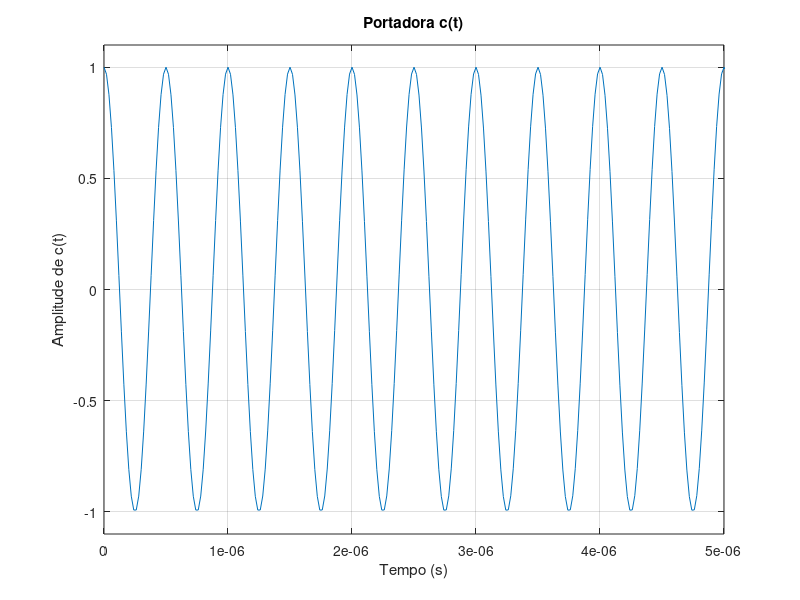
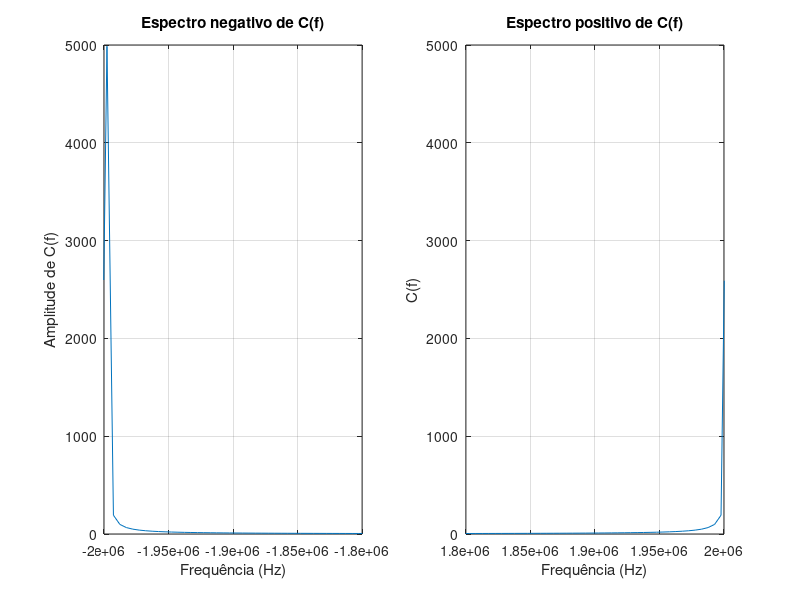
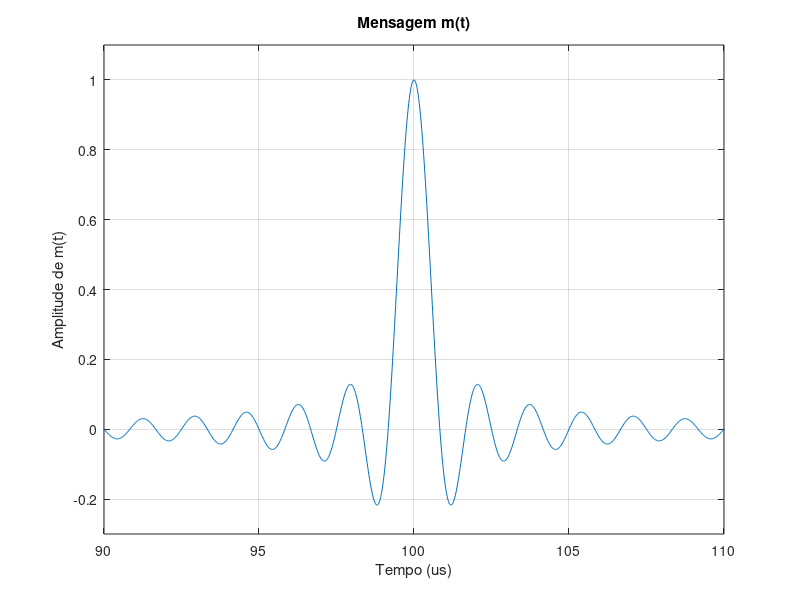

Write the MATLAB code that produced these figures, in order. (Note: this script raises an error after producing the figures.)
%%%%%%%%%%%%%%%%%%%%%%%%%%%%%%% PCOM SEL 0616 %%%%%%%%%%%%%%%%%%%%%%%%%%%%%

%Carlos Henrique Hannas de Carvalho, nUSP: 11965988
%Gabriel Aguilar Soares de Melo, nUSP: 11915432
%Pedro Antonio Bruno Grando, nUSP: 12547166

%%%%%%%%%%%%%%%%%%%%%%%%%%%%%%%%%%%%%%%%%%%%%%%%%%%%%%%%%%%%%%%%%%%%%%%%%%%

close all
clear all

%%%%%%%%%%%%%%%%%%%%%%%%%%%%% DADOS INICIAIS %%%%%%%%%%%%%%%%%%%%%%%%%%%%%%

f_c = 2 * 10^6;                                                            %Frequencia da portadora (Hz)
f_samp = 50 * 10^6;                                                        %Frequencia de amostragem (Hz)

t_0 = 0;                                                                   %Tempo inicial (s)
t_f = 200 * 10^-6;                                                         %Tempo final (s)

N = f_samp * (t_f - t_0);                                                  %Quantidade de amostragens, no intervalo total de tempo

t = linspace(t_0, t_f, round(N));                                          %Vetor de tempo, com N amostras
f = linspace(-f_samp/2, f_samp/2, N);                                      %Vetor de frequencia, com N amostras

%%%%%%%%%%%%%%%%%%%%%%%%%%%%%%% EXERCICIO 1 %%%%%%%%%%%%%%%%%%%%%%%%%%%%%%%

%Intervalo de amplitude para plot no grafico
A_min = -1.1;                                                              %Amplitude minima para plot do exercicio 1 
A_max = 1.1;                                                               %Amplitude maxima para plot do exercicio 1

%Intervalo de tempo para plot no grafico
t_min = 0;                                                                 %Tempo minimo para plot do exercicio 1 (s)
t_max = 5 * 10^-6;                                                         %Tempo maximo para plot do exercicio 1 (s)

c_t = cos(2 * pi * f_c * t);                                               %Funcao da portadora c(t)

%Plot da portadora c(t)
figure
plot(t, c_t)
xlabel('Tempo (s)')
ylabel('Amplitude de c(t)')
xlim([t_min, t_max])                                                       %Intervalo de tempo do grafico
ylim([A_min, A_max])                                                       %Intervalo de amplitude do grafico 
title('Portadora c(t)');
grid on

%%%%%%%%%%%%%%%%%%%%%%%%%%%%%%%%%%%%%%%%%%%%%%%%%%%%%%%%%%%%%%%%%%%%%%%%%%%

%%%%%%%%%%%%%%%%%%%%%%%%%%%%%%% EXERCICIO 2 %%%%%%%%%%%%%%%%%%%%%%%%%%%%%%%

%Intervalo de frequencia para subplot negativo no grafico
f_neg_min = -2 * 10^6;                                                     %Frequencia minima negativa para subplot do exercicio 2 (Hz)
f_neg_max = -1.8 * 10^6;                                                   %Frequencia maxima negativa para subplot do exercicio 2 (Hz)

%Intervalo de frequencia para subplot positivo no grafico
f_pos_min = 1.8 * 10^6;                                                    %Frequencia minima negativa para subplot do exercicio 2 (Hz)
f_pos_max = 2 * 10^6;                                                      %Frequencia maxima positiva para subplot do exercicio 2 (Hz)

C_f = fft(c_t);                                                            %C(f): Transformada de Fourier de c(t)

%Plot dos espectros negativo e positivo
figure
subplot(1,2,1)                                                             %Posicao do espectro negativo no grafico
plot(f, fftshift(abs(C_f)))
xlabel('Frequência (Hz)')
ylabel('Amplitude de C(f)')
xlim([f_neg_min, f_neg_max])                                               %Intervalo de frequencia do espectro negativo no grafico
title('Espectro negativo de C(f)')
grid on

subplot(1,2,2)                                                             %Posicao do espectro positivo no grafico
plot(f, fftshift(abs(C_f)))
xlabel('Frequência (Hz)')
ylabel('C(f)')
xlim([f_pos_min, f_pos_max])                                               %Intervalo de frequencia do espectro positivo no grafico
title('Espectro positivo de C(f)')
grid on

%%%%%%%%%%%%%%%%%%%%%%%%%%%%%%%%%%%%%%%%%%%%%%%%%%%%%%%%%%%%%%%%%%%%%%%%%%%

%%%%%%%%%%%%%%%%%%%%%%%%%%%%%%% EXERCICIO 3 %%%%%%%%%%%%%%%%%%%%%%%%%%%%%%%

%Intervalo de tempo para plot no grafico
t_min = 90;                                                                %Tempo minimo para plot do exercicio 3 (us)
t_max = 110;                                                               %Tempo maximo para plot do exercicio 3 (us)

x = linspace(-120, 120, round(N));                                         %Define uma frequencia para sinc()
m1 = sinc(x);                                                              %Funcao da mensagem m(t)

%Plot da mensagem m(t)
figure
plot(t/1e-6, m1);
xlabel('Tempo (us)')
ylabel('Amplitude de m(t)')
xlim([t_min, t_max])                                                       %Intervalo de tempo do grafico
ylim([-0.3, 1.1])                                                          %Intervalo auxiliar
title('Mensagem m(t)')
grid on

%%%%%%%%%%%%%%%%%%%%%%%%%%%%%%%%%%%%%%%%%%%%%%%%%%%%%%%%%%%%%%%%%%%%%%%%%%%

%%%%%%%%%%%%%%%%%%%%%%%%%%%%%%% EXERCICIO 4 %%%%%%%%%%%%%%%%%%%%%%%%%%%%%%%

%Intervalo de frequencia para plot no grafico
f_min = -2 * 10^6;                                                         %Frequencia minima para plot do exercicio 4 (Hz)
f_max = 2 * 10^6;                                                          %Frequencia maxima para plot do exercicio 4 (Hz)

M1 = fft(m1);                                                              %M(f): Transformada de Fourier de m(t)

LMP = powerbw(abs(M1), f);                                                 %Calcula Largura de Meia Potencia (LMP)
fprintf('Largura de Meia Potencia: %.4f\n', LMP);

%Plot do espectro de M(f)
figure
plot(f, (fftshift(abs(M1))));
xlabel('Frequência (Hz)')
ylabel('Amplitude de M(f)')
xlim([f_min, f_max])                                                       %Intervalo de frequencia no grafico
title('Espectro de M(f)')
grid on

%%%%%%%%%%%%%%%%%%%%%%%%%%%%%%%%%%%%%%%%%%%%%%%%%%%%%%%%%%%%%%%%%%%%%%%%%%%

%%%%%%%%%%%%%%%%%%%%%%%%%%%%%%% EXERCICIO 5 %%%%%%%%%%%%%%%%%%%%%%%%%%%%%%%

%Intervalo de tempo para plot no grafico
t_min = 90 * 10^-6;                                                        %Tempo minimo para plot do exercicio 5 (s)
t_max = 110 * 10^-6;                                                       %Tempo maximo para plot do exercicio 5 (s)

s_t = c_t .* m1;                                                           %Funcao do sinal modulado s(t)

%Plot do sinal modulado de s(t)
figure
plot(t, s_t);
xlabel('Tempo (s)')
ylabel('Amplitude de s(t)')
xlim([t_min, t_max])                                                       %Intervalo de tempo no grafico
ylim([A_min, A_max])                                                       %Intervalo de amplitude no grafico
title('Sinal modulado s(t)')
grid on

%%%%%%%%%%%%%%%%%%%%%%%%%%%%%%%%%%%%%%%%%%%%%%%%%%%%%%%%%%%%%%%%%%%%%%%%%%%

%%%%%%%%%%%%%%%%%%%%%%%%%%%%%%% EXERCICIO 6 %%%%%%%%%%%%%%%%%%%%%%%%%%%%%%%

%Intervalo de frequencia para plot no grafico
f_min = -5 * 10^6;                                                         %Frequencia minima para plot do exercicio 6 (Hz)
f_max = 5 * 10^6;                                                          %Frequencia maxima para plot do exercicio 6 (Hz)

S_f = fft(s_t);                                                            %S(f): Transformada de Fourier de s(t)

%Plot do sinal modulado de s(t)
figure
plot(f, fftshift(abs(S_f)));
xlabel('Frequência (Hz)')
ylabel('Amplitude de S(f)')
xlim([f_min, f_max])                                                       %Intervalo de tempo no grafico
title('Espectro de S(f)')
grid on

%%%%%%%%%%%%%%%%%%%%%%%%%%%%%%%%%%%%%%%%%%%%%%%%%%%%%%%%%%%%%%%%%%%%%%%%%%%

%%%%%%%%%%%%%%%%%%%%%%%%%%%%%%% EXERCICIO 7 %%%%%%%%%%%%%%%%%%%%%%%%%%%%%%%

%Intervalo de frequencia para plot no grafico
f_min = -6 * 10^6;                                                         %Frequencia minima para plot do exercicio 7 (Hz)
f_max = 6 * 10^6;                                                          %Frequencia maxima para plot do exercicio 7 (Hz)

e_t = c_t .* s_t;                                                          %Funcao da demodulacao e(t)

E_f = fft(e_t);                                                            %E(f): Transformada de Fourier de e(t)

%Plot do sinal demodulado de e(t)
figure
plot(f, fftshift(abs(E_f)));
xlabel('Frequência (Hz)')
ylabel('Amplitude de E(f)')
xlim([f_min, f_max])                                                       %Intervalo de frequencia no grafico
title('Espectro do sinal demodulado E(f)')
grid on

%%%%%%%%%%%%%%%%%%%%%%%%%%%%%%%%%%%%%%%%%%%%%%%%%%%%%%%%%%%%%%%%%%%%%%%%%%%

%%%%%%%%%%%%%%%%%%%%%%%%%%%%%%% EXERCICIO 8 %%%%%%%%%%%%%%%%%%%%%%%%%%%%%%%

%Intervalo de frequencia para plot no grafico
f_min = -6 * 10^6;                                                         %Frequencia minima para plot do exercicio 8 (Hz)
f_max = 6 * 10^6;                                                          %Frequencia maxima para plot do exercicio 8 (Hz)

%Intervalo de frequencia para FPB aceitar
f_neg_min = -2 * 10^6;                                                     %Frequencia minima aceitavel pelo FPB (Hz)
f_pos_max = 2* 10^6;                                                       %Frequencia maxima aceitavel pelo FPB (Hz)

%Definicao de sistemas dinamicos
qsi = sqrt(2)/2;
w_n = 2 * pi * 2 * 10^6;
num = w_n^2;
den = [1 2*qsi*w_n w_n^2];

x_t = lsim(num, den, e_t, t);                                              %Resposta temporal x(t) simulada para o FPB
X_f = fft(x_t);                                                            %X(f): Transformada de Fourier de x(t)

FPB = zeros(1, N);                                                         %Inicializacao do FPB (filtro passa-baixa)
FPB(f >= f_neg_min & f <= f_pos_max) = 1;                                  %FPB aceita valores entre -2MHz e 2MHz

figure
subplot(1,2,1)
plot((abs(X_f)))
xlabel('Frequência (Hz)')
ylabel('Amplitude do espectro')
xlim([f_min, f_max])                                                       %Intervalo de frequencia no grafico
title('Espectro do sinal após o filtro')
grid on

subplot(1,2,2)
plot(f, FPB, f, (abs(E_f)))
xlabel('Frequência (Hz)')
ylabel('Amplitude do filtro')
title('Filtro retangular')
grid on

%%%%%%%%%%%%%%%%%%%%%%%%%%%%%%%%%%%%%%%%%%%%%%%%%%%%%%%%%%%%%%%%%%%%%%%%%%%

%%%%%%%%%%%%%%%%%%%%%%%%%%%%%%% EXERCICIO 9 %%%%%%%%%%%%%%%%%%%%%%%%%%%%%%%

m2 = ifft(ifftshift(fftshift(X_f)));                                       %Recuperacao do sinal m'(t)

%Plot do sinal recuperado de m'(t)
figure
plot(t, m2)
xlabel('Tempo (s)')
ylabel('Amplitude de m''(t)')
xlim([t_min, t_max])                                                       %Intervalo de tempo no grafico
title('Sinal recuperado m''(t)')
grid on

coef = corrcoef(m1, m2);                                                   %Coeficiente de relacao entre os sinais m(t) e m'(t)
fprintf('Coeficiente de relação entre os sinais: %.4f\n', coef(1,2));   

%%%%%%%%%%%%%%%%%%%%%%%%%%%%%%%%%%%%%%%%%%%%%%%%%%%%%%%%%%%%%%%%%%%%%%%%%%%
